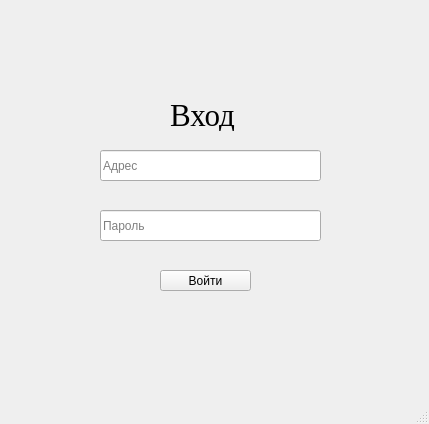
<?xml version="1.0" encoding="UTF-8"?>
<ui version="4.0">
 <class>MainWindow</class>
 <widget class="QMainWindow" name="MainWindow">
  <property name="geometry">
   <rect>
    <x>0</x>
    <y>0</y>
    <width>429</width>
    <height>424</height>
   </rect>
  </property>
  <property name="windowTitle">
   <string>Вход</string>
  </property>
  <widget class="QWidget" name="centralwidget">
   <widget class="QLabel" name="label_4">
    <property name="geometry">
     <rect>
      <x>170</x>
      <y>100</y>
      <width>81</width>
      <height>31</height>
     </rect>
    </property>
    <property name="font">
     <font>
      <family>Times New Roman</family>
      <pointsize>23</pointsize>
     </font>
    </property>
    <property name="text">
     <string>Вход</string>
    </property>
   </widget>
   <widget class="QLineEdit" name="lineEdit">
    <property name="geometry">
     <rect>
      <x>100</x>
      <y>150</y>
      <width>221</width>
      <height>31</height>
     </rect>
    </property>
    <property name="placeholderText">
     <string>Адрес</string>
    </property>
   </widget>
   <widget class="QLineEdit" name="lineEdit_2">
    <property name="geometry">
     <rect>
      <x>100</x>
      <y>210</y>
      <width>221</width>
      <height>31</height>
     </rect>
    </property>
    <property name="echoMode">
     <enum>QLineEdit::Password</enum>
    </property>
    <property name="placeholderText">
     <string>Пароль</string>
    </property>
   </widget>
   <widget class="QPushButton" name="pushButton">
    <property name="geometry">
     <rect>
      <x>160</x>
      <y>270</y>
      <width>91</width>
      <height>21</height>
     </rect>
    </property>
    <property name="text">
     <string>Войти</string>
    </property>
   </widget>
  </widget>
  <widget class="QMenuBar" name="menubar">
   <property name="geometry">
    <rect>
     <x>0</x>
     <y>0</y>
     <width>429</width>
     <height>21</height>
    </rect>
   </property>
  </widget>
  <widget class="QStatusBar" name="statusbar"/>
 </widget>
 <resources/>
 <connections/>
</ui>
